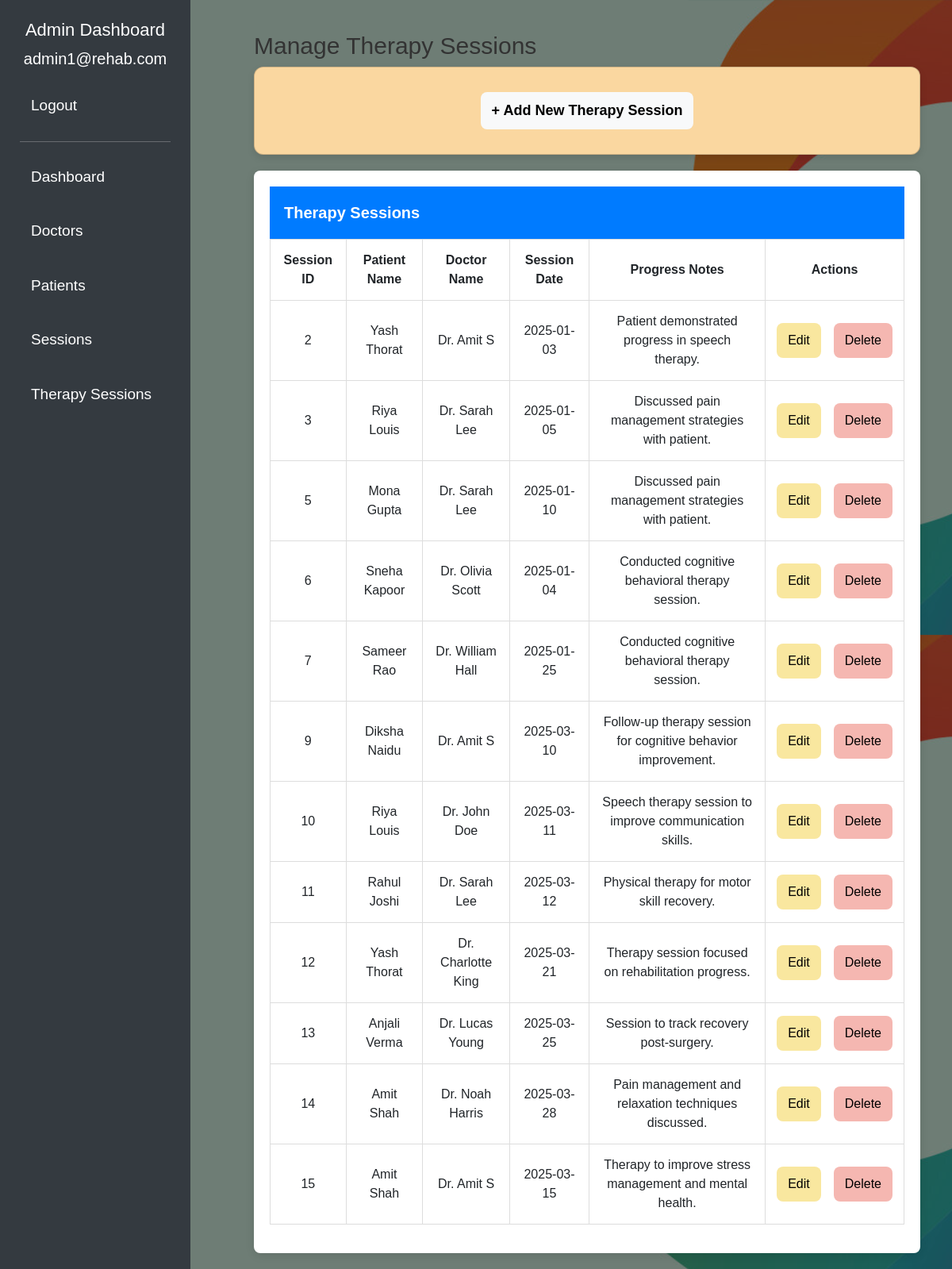
Before: /all_therapy_sessions.php (signed in) with the older database file.
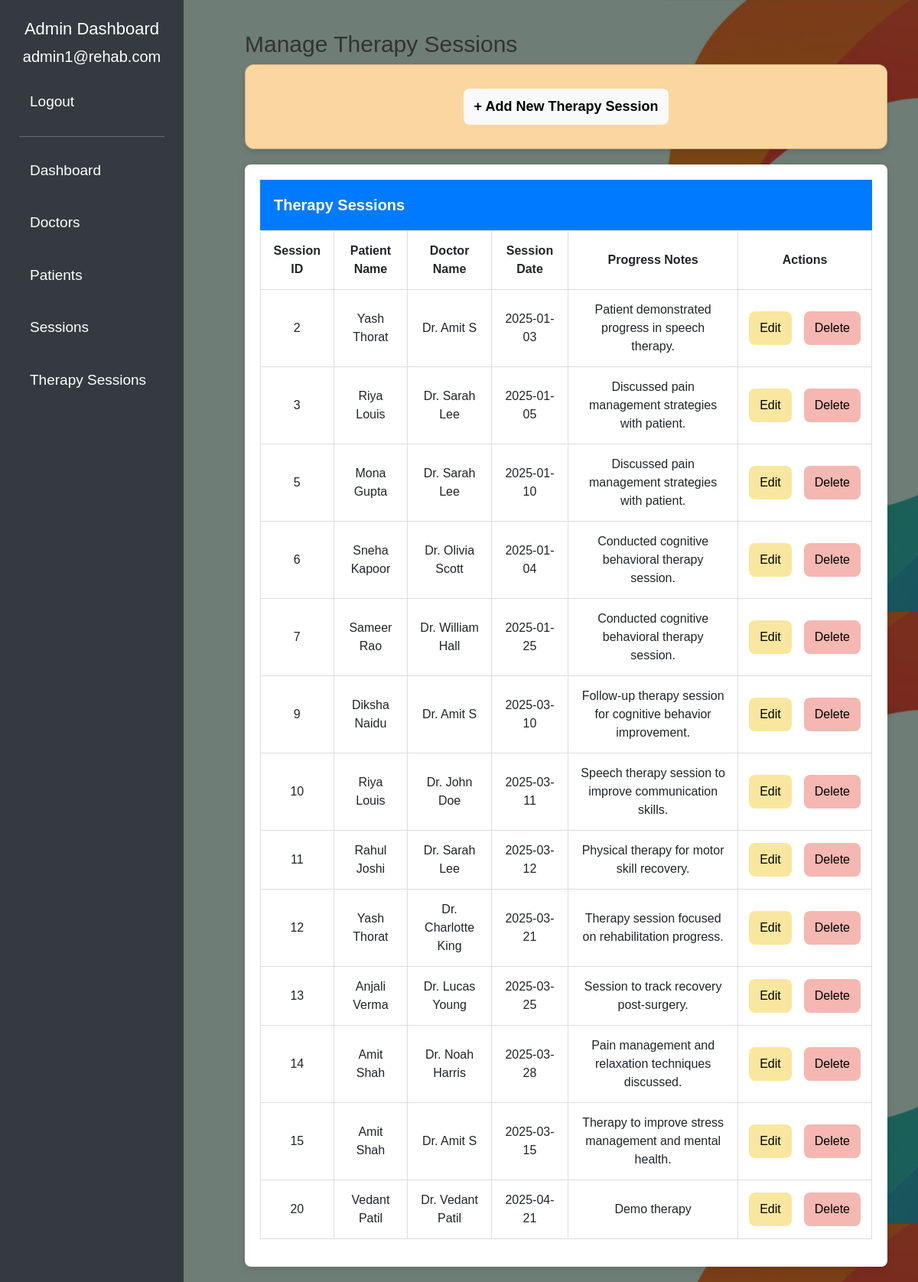
After: the same page with the newer database file.
### tables this page shows
CREATE TABLE `therapy_sessions` (
  `session_id` int(11) NOT NULL,
  `patient_id` int(11) NOT NULL,
  `doctor_id` int(11) NOT NULL,
  `appointment_id` int(11) NOT NULL,
  `session_date` date NOT NULL,
  `progress_notes` text DEFAULT NULL
);

CREATE TABLE `patients` (
  `patient_id` int(11) NOT NULL,
  `name` varchar(100) NOT NULL,
  `age` int(11) DEFAULT NULL,
  `address` varchar(255) DEFAULT NULL,
  `phone` varchar(15) DEFAULT NULL,
  `email` varchar(100) DEFAULT NULL,
  `password` varchar(255) NOT NULL,
  `diagnosis_type` varchar(100) DEFAULT NULL,
  `Surgery_status` varchar(100) DEFAULT NULL,
  `role_id` int(11) DEFAULT NULL,
  `admitted_date` date DEFAULT NULL
);

CREATE TABLE `doctors` (
  `doctor_id` int(11) NOT NULL,
  `name` varchar(100) NOT NULL,
  `speciality` varchar(100) NOT NULL,
  `email` varchar(100) DEFAULT NULL,
  `password` varchar(255) NOT NULL,
  `phone` varchar(15) DEFAULT NULL,
  `experience` varchar(100) DEFAULT NULL,
  `max_patients` int(11) NOT NULL,
  `role_id` int(11) DEFAULT NULL,
  `appointment_count` int(11) DEFAULT 0
);

### all_therapy_sessions.php (the view, shortened to what this page needs)
<?php
include 'connection.php';
$query = "SELECT ts.session_id, p.name AS patient_name, d.name AS doctor_name, ts.session_date, ts.progress_notes
          FROM therapy_sessions ts
          JOIN patients p ON ts.patient_id = p.patient_id
          JOIN doctors d ON ts.doctor_id = d.doctor_id";
$result = mysqli_query($conn, $query);
?>
<!DOCTYPE html>
<html lang="en">
<head>
    <link rel="stylesheet" href="https://stackpath.bootstrapcdn.com/bootstrap/5.3.0/css/bootstrap.min.css">
</head>
<body style="position: relative; background-image: linear-gradient(rgba(0,0,0,0.5), rgba(0,0,0,0.5)), url('H1.jpg'); background-size: cover; background-position: center; background-attachment: local; height: 100vh; display: flex; flex-direction: column; animation: fadeIn 1.5s ease-in-out;">
    <div class="sidebar">
        <h4>Admin Dashboard</h4>
        <p><?php echo $_SESSION['email']; ?></p>
        <a href="logout.php">Logout</a>
        <hr>
        <a href="admin_dashboard.php?page=dashboard">Dashboard</a>
        <a href="all_doc.php">Doctors</a>
        <a href="all_patients.php">Patients</a>
        <a href="all_sess.php">Sessions</a>
        <a href="all_therapy_sessions.php">Therapy Sessions</a>
    </div>
    <div class="main-content">
        <div class="top-bar">
            <h3 style="font-size: 30px;">Manage Therapy Sessions</h3>
        </div>
<div class="add-doctor-box" style="animation: slideInRight 0.8s ease-out 0.6s; animation-fill-mode: both;">
    <div class="card" style="background-color: #FAD7A0;">
        <div class="card-body text-center">
            <a href="new_therapy_session.php" class="btn btn-light" style="font-size: 18px; font-weight: bold;">+ Add New Therapy Session</a>
        </div>
    </div>
</div>
        <div class="table-container">
            <div class="card-header">Therapy Sessions</div>
            <table class="table">
                <thead>
                    <tr>
                        <th>Session ID</th>
                        <th>Patient Name</th>
                        <th>Doctor Name</th>
                        <th>Session Date</th>
                        <th>Progress Notes</th>
                        <th>Actions</th>
                    </tr>
                </thead>
                <tbody>
                    <?php if (mysqli_num_rows($result) > 0): ?>
                    <?php while ($session = mysqli_fetch_assoc($result)): ?>
                            <tr>
                                <td><?php echo $session['session_id']; ?></td>
                                <td><?php echo $session['patient_name']; ?></td>
                                <td><?php echo $session['doctor_name']; ?></td>
                                <td><?php echo $session['session_date']; ?></td>
                                <td><?php echo $session['progress_notes']; ?></td>
                                <td>
                                    <div class="action-buttons">
                                        <a href="edit_therapy_session.php?id=<?php echo $session['session_id']; ?>" class="btn btn-edit btn-sm">Edit</a>
                                        <a href="delete_therapy_session.php?id=<?php echo $session['session_id']; ?>" class="btn btn-remove btn-sm" onclick="return confirm('Are you sure you want to delete this session?');">Delete</a>
                                    </div>
                                </td>
                            </tr>
                    <?php endwhile; ?>
                    <?php else: ?>
                        <tr>
                            <td colspan="6">No therapy sessions found.</td>
                        </tr>
                    <?php endif; ?>
                </tbody>
            </table>
        </div>
    </div>
</body>
</html>

Changed rows visible on the page:
added therapy_sessions: session_id "20", patient.name "Vedant Patil", doctor.name "Dr. Vedant Patil", session_date "2025-04-21", progress_notes "Demo therapy"
